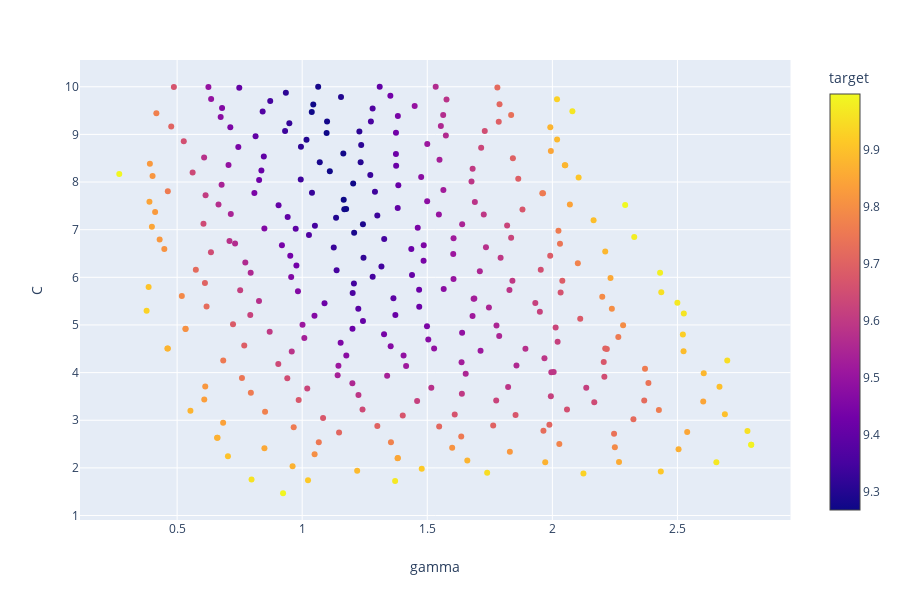

The cell this chart's notebook holds for it:
### Code cell
px.scatter(df1, x="gamma", y="C", color="target")

### Figure 1 — Plotly figure (JSON) as saved in the notebook; plotly's stock layout.template omitted (floating-point values rounded to 4 significant figures; data arrays with more than 128 entries replaced by an {"elided": "..."} marker saying what was removed)
{"data": [{"hoverlabel": {"namelength": 0}, "hovertemplate": "gamma=%{x}<br>C=%{y}<br>target=%{marker.color}", "legendgroup": "", "marker": {"color": {"elided": "316 float values"}, "coloraxis": "coloraxis", "symbol": "circle"}, "mode": "markers", "name": "", "showlegend": false, "type": "scatter", "x": {"elided": "316 float values"}, "xaxis": "x", "y": {"elided": "316 float values"}, "yaxis": "y"}], "layout": {"coloraxis": {"colorbar": {"title": {"text": "target"}}, "colorscale": [[0, "#0d0887"], [0.1111, "#46039f"], [0.2222, "#7201a8"], [0.3333, "#9c179e"], [0.4444, "#bd3786"], [0.5556, "#d8576b"], [0.6667, "#ed7953"], [0.7778, "#fb9f3a"], [0.8889, "#fdca26"], [1, "#f0f921"]]}, "height": 600, "legend": {"tracegroupgap": 0}, "margin": {"t": 60}, "xaxis": {"anchor": "y", "domain": [0, 0.98], "title": {"text": "gamma"}}, "yaxis": {"anchor": "x", "domain": [0, 1], "title": {"text": "C"}}}}
